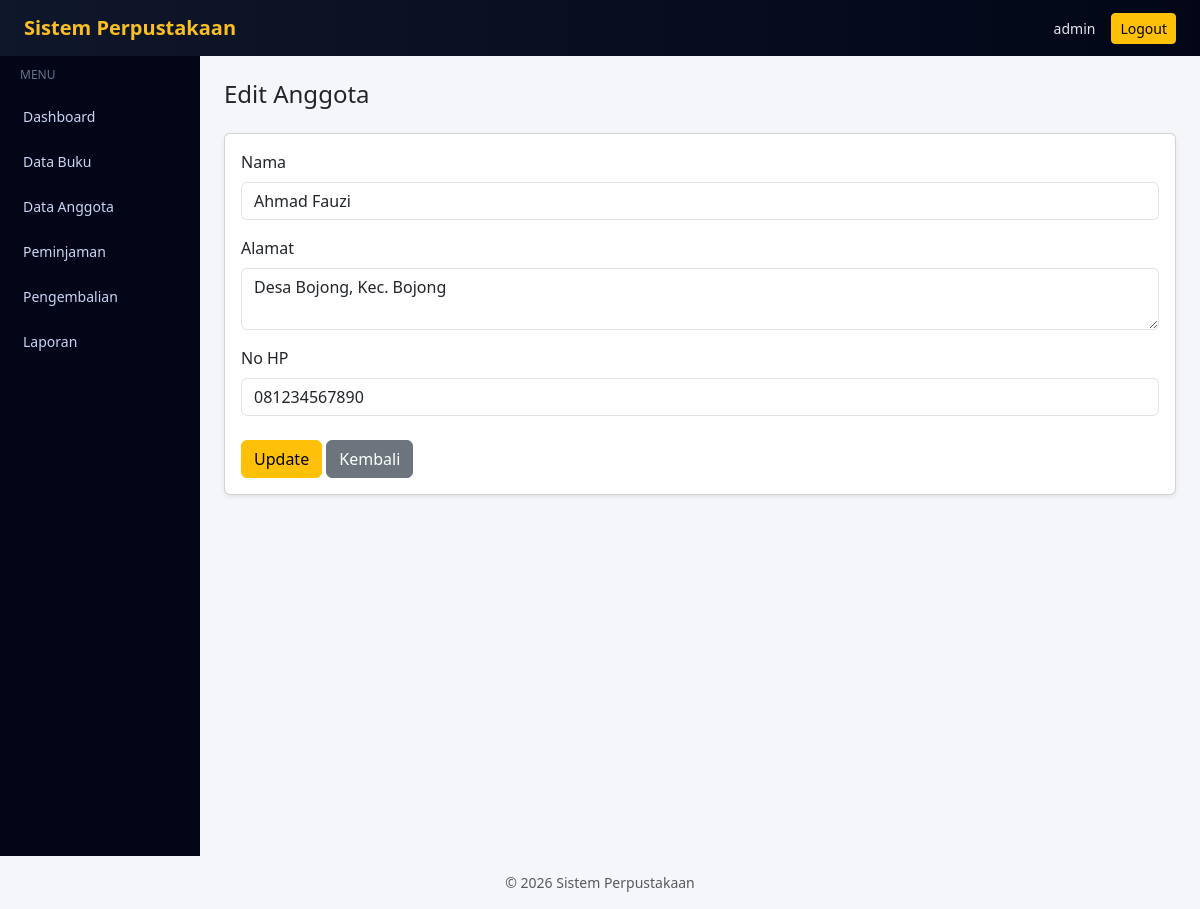
The app's page /anggota/edit.php?id=2 (signed in) with its own data.
### tables this page shows
CREATE TABLE `anggota` (
  `id_anggota` int NOT NULL,
  `nama` varchar(100) NOT NULL,
  `alamat` text,
  `no_hp` varchar(15) DEFAULT NULL
);

### anggota/edit.php (the view, shortened to what this page needs)
<?php
$db = new Database();
$conn = $db->conn;
$id = $_GET['id'];
$data = $conn->query("SELECT * FROM anggota WHERE id_anggota='$id'");
$anggota = $data->fetch_assoc();
include "../templates/header.php";
include "../templates/sidebar.php";
?>
<h4 class="mb-4">Edit Anggota</h4>
<div class="card shadow-sm">
    <div class="card-body">
        <form method="post" action="proses.php">
            <div class="mb-3">
                <label class="form-label">Nama</label>
                <input type="text" name="nama" class="form-control"
                       value="<?= $anggota['nama']; ?>" required>
            </div>
            <div class="mb-3">
                <label class="form-label">Alamat</label>
                <textarea name="alamat" class="form-control"><?= $anggota['alamat']; ?></textarea>
            </div>
            <div class="mb-4">
                <label class="form-label">No HP</label>
                <input type="text" name="no_hp" class="form-control"
                       value="<?= $anggota['no_hp']; ?>">
            </div>
            <button class="btn btn-warning">Update</button>
            <a href="index.php" class="btn btn-secondary">Kembali</a>
        </form>
    </div>
</div>
<?php include "../templates/footer.php"; ?>

### templates/header.php (style rules this page uses)
body { background-color: #f4f6f9; }

### records on screen
anggota: nama "Ahmad Fauzi", alamat "Desa Bojong, Kec. Bojong", no_hp "081234567890"

### other values on screen
$_SESSION['username'] "admin"
